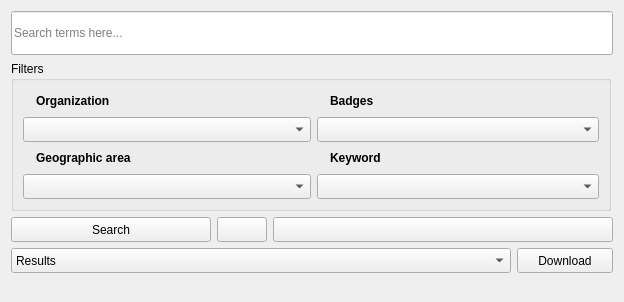
<?xml version="1.0" encoding="UTF-8"?>
<ui version="4.0">
 <class>mainForm</class>
 <widget class="QWidget" name="mainForm">
  <property name="windowModality">
   <enum>Qt::NonModal</enum>
  </property>
  <property name="geometry">
   <rect>
    <x>0</x>
    <y>0</y>
    <width>624</width>
    <height>302</height>
   </rect>
  </property>
  <property name="minimumSize">
   <size>
    <width>624</width>
    <height>302</height>
   </size>
  </property>
  <property name="windowTitle">
   <string>DataGouvFr - Browser</string>
  </property>
  <property name="windowIcon">
   <iconset resource="../../resources.qrc">
    <normaloff>:/plugins/datagouvbrowserfr/resources/bolt.svg</normaloff>:/plugins/datagouvbrowserfr/resources/bolt.svg</iconset>
  </property>
  <layout class="QGridLayout" name="gridLayout">
   <item row="2" column="0">
    <widget class="QGroupBox" name="grp_filters">
     <property name="minimumSize">
      <size>
       <width>550</width>
       <height>150</height>
      </size>
     </property>
     <property name="maximumSize">
      <size>
       <width>600</width>
       <height>200</height>
      </size>
     </property>
     <property name="autoFillBackground">
      <bool>false</bool>
     </property>
     <property name="locale">
      <locale language="English" country="UnitedStates"/>
     </property>
     <property name="title">
      <string>Filters</string>
     </property>
     <property name="alignment">
      <set>Qt::AlignLeading|Qt::AlignLeft|Qt::AlignTop</set>
     </property>
     <layout class="QGridLayout" name="gridLayout_5">
      <item row="0" column="1">
       <layout class="QHBoxLayout" name="lyt_advc_search">
        <item>
         <layout class="QVBoxLayout" name="lyt_vert_filters_left">
          <item>
           <layout class="QVBoxLayout" name="lyt_vert_share">
            <item>
             <layout class="QHBoxLayout" name="horizontalLayout_4">
              <item>
               <widget class="QLabel" name="ico_share">
                <property name="maximumSize">
                 <size>
                  <width>18</width>
                  <height>18</height>
                 </size>
                </property>
                <property name="text">
                 <string/>
                </property>
                <property name="pixmap">
                 <pixmap resource="../../resources.qrc">:/plugins/datagouvbrowserfr/resources/building-o.svg</pixmap>
                </property>
                <property name="scaledContents">
                 <bool>true</bool>
                </property>
               </widget>
              </item>
              <item>
               <widget class="QLabel" name="lbl_share">
                <property name="minimumSize">
                 <size>
                  <width>110</width>
                  <height>20</height>
                 </size>
                </property>
                <property name="font">
                 <font>
                  <weight>75</weight>
                  <bold>true</bold>
                 </font>
                </property>
                <property name="locale">
                 <locale language="English" country="UnitedStates"/>
                </property>
                <property name="text">
                 <string>Organization</string>
                </property>
               </widget>
              </item>
              <item>
               <spacer name="horizontalSpacer_12">
                <property name="orientation">
                 <enum>Qt::Horizontal</enum>
                </property>
                <property name="sizeHint" stdset="0">
                 <size>
                  <width>75</width>
                  <height>20</height>
                 </size>
                </property>
               </spacer>
              </item>
             </layout>
            </item>
            <item>
             <widget class="QComboBox" name="cbb_share">
              <property name="minimumSize">
               <size>
                <width>250</width>
                <height>25</height>
               </size>
              </property>
              <property name="maximumSize">
               <size>
                <width>350</width>
                <height>35</height>
               </size>
              </property>
              <property name="cursor">
               <cursorShape>PointingHandCursor</cursorShape>
              </property>
              <property name="autoFillBackground">
               <bool>true</bool>
              </property>
              <property name="insertPolicy">
               <enum>QComboBox::InsertAlphabetically</enum>
              </property>
              <property name="sizeAdjustPolicy">
               <enum>QComboBox::AdjustToMinimumContentsLengthWithIcon</enum>
              </property>
              <property name="minimumContentsLength">
               <number>50</number>
              </property>
             </widget>
            </item>
           </layout>
          </item>
          <item>
           <layout class="QVBoxLayout" name="lyt_vert_filter_owner">
            <item>
             <layout class="QHBoxLayout" name="horizontalLayout_6">
              <item>
               <widget class="QLabel" name="ico_geozone">
                <property name="maximumSize">
                 <size>
                  <width>18</width>
                  <height>18</height>
                 </size>
                </property>
                <property name="font">
                 <font>
                  <weight>75</weight>
                  <italic>false</italic>
                  <bold>true</bold>
                 </font>
                </property>
                <property name="text">
                 <string/>
                </property>
                <property name="pixmap">
                 <pixmap resource="../../resources.qrc">:/plugins/datagouvbrowserfr/resources/globe.svg</pixmap>
                </property>
                <property name="scaledContents">
                 <bool>true</bool>
                </property>
               </widget>
              </item>
              <item>
               <widget class="QLabel" name="lbl_geozone">
                <property name="minimumSize">
                 <size>
                  <width>200</width>
                  <height>20</height>
                 </size>
                </property>
                <property name="font">
                 <font>
                  <weight>75</weight>
                  <italic>false</italic>
                  <bold>true</bold>
                 </font>
                </property>
                <property name="locale">
                 <locale language="English" country="UnitedStates"/>
                </property>
                <property name="text">
                 <string>Geographic area</string>
                </property>
                <property name="scaledContents">
                 <bool>false</bool>
                </property>
                <property name="wordWrap">
                 <bool>false</bool>
                </property>
               </widget>
              </item>
              <item>
               <spacer name="horizontalSpacer_4">
                <property name="orientation">
                 <enum>Qt::Horizontal</enum>
                </property>
                <property name="sizeType">
                 <enum>QSizePolicy::MinimumExpanding</enum>
                </property>
                <property name="sizeHint" stdset="0">
                 <size>
                  <width>75</width>
                  <height>20</height>
                 </size>
                </property>
               </spacer>
              </item>
             </layout>
            </item>
            <item>
             <widget class="QComboBox" name="cbb_geozone">
              <property name="sizePolicy">
               <sizepolicy hsizetype="Preferred" vsizetype="Fixed">
                <horstretch>0</horstretch>
                <verstretch>0</verstretch>
               </sizepolicy>
              </property>
              <property name="minimumSize">
               <size>
                <width>250</width>
                <height>25</height>
               </size>
              </property>
              <property name="maximumSize">
               <size>
                <width>350</width>
                <height>35</height>
               </size>
              </property>
              <property name="cursor">
               <cursorShape>PointingHandCursor</cursorShape>
              </property>
              <property name="autoFillBackground">
               <bool>true</bool>
              </property>
              <property name="insertPolicy">
               <enum>QComboBox::InsertAlphabetically</enum>
              </property>
              <property name="sizeAdjustPolicy">
               <enum>QComboBox::AdjustToMinimumContentsLengthWithIcon</enum>
              </property>
              <property name="minimumContentsLength">
               <number>50</number>
              </property>
             </widget>
            </item>
           </layout>
          </item>
         </layout>
        </item>
        <item>
         <layout class="QVBoxLayout" name="lyt_vert_filters_right">
          <item>
           <layout class="QVBoxLayout" name="lyt_vert_filter_type">
            <item>
             <layout class="QHBoxLayout" name="horizontalLayout_7">
              <item>
               <widget class="QLabel" name="ico_badge">
                <property name="maximumSize">
                 <size>
                  <width>18</width>
                  <height>18</height>
                 </size>
                </property>
                <property name="text">
                 <string/>
                </property>
                <property name="pixmap">
                 <pixmap resource="../../resources.qrc">:/plugins/datagouvbrowserfr/resources/bookmark_blue.svg</pixmap>
                </property>
                <property name="scaledContents">
                 <bool>true</bool>
                </property>
               </widget>
              </item>
              <item>
               <widget class="QLabel" name="lbl_badge">
                <property name="minimumSize">
                 <size>
                  <width>110</width>
                  <height>20</height>
                 </size>
                </property>
                <property name="font">
                 <font>
                  <weight>75</weight>
                  <bold>true</bold>
                 </font>
                </property>
                <property name="locale">
                 <locale language="English" country="UnitedStates"/>
                </property>
                <property name="text">
                 <string>Badges</string>
                </property>
               </widget>
              </item>
              <item>
               <spacer name="horizontalSpacer_13">
                <property name="orientation">
                 <enum>Qt::Horizontal</enum>
                </property>
                <property name="sizeHint" stdset="0">
                 <size>
                  <width>75</width>
                  <height>20</height>
                 </size>
                </property>
               </spacer>
              </item>
             </layout>
            </item>
            <item>
             <widget class="QComboBox" name="cbb_badge">
              <property name="minimumSize">
               <size>
                <width>250</width>
                <height>25</height>
               </size>
              </property>
              <property name="maximumSize">
               <size>
                <width>350</width>
                <height>35</height>
               </size>
              </property>
              <property name="cursor">
               <cursorShape>PointingHandCursor</cursorShape>
              </property>
              <property name="autoFillBackground">
               <bool>true</bool>
              </property>
              <property name="insertPolicy">
               <enum>QComboBox::InsertAlphabetically</enum>
              </property>
              <property name="sizeAdjustPolicy">
               <enum>QComboBox::AdjustToMinimumContentsLengthWithIcon</enum>
              </property>
              <property name="minimumContentsLength">
               <number>50</number>
              </property>
             </widget>
            </item>
           </layout>
          </item>
          <item>
           <layout class="QVBoxLayout" name="lyt_vert_filter_keyword">
            <item>
             <layout class="QHBoxLayout" name="horizontalLayout_8">
              <item>
               <widget class="QLabel" name="ico_keyword">
                <property name="maximumSize">
                 <size>
                  <width>18</width>
                  <height>18</height>
                 </size>
                </property>
                <property name="font">
                 <font>
                  <weight>75</weight>
                  <italic>false</italic>
                  <bold>true</bold>
                 </font>
                </property>
                <property name="text">
                 <string/>
                </property>
                <property name="pixmap">
                 <pixmap resource="../../resources.qrc">:/plugins/datagouvbrowserfr/resources/tag.svg</pixmap>
                </property>
                <property name="scaledContents">
                 <bool>true</bool>
                </property>
               </widget>
              </item>
              <item>
               <widget class="QLabel" name="lbl_keyword">
                <property name="minimumSize">
                 <size>
                  <width>110</width>
                  <height>20</height>
                 </size>
                </property>
                <property name="font">
                 <font>
                  <weight>75</weight>
                  <italic>false</italic>
                  <bold>true</bold>
                 </font>
                </property>
                <property name="locale">
                 <locale language="English" country="UnitedStates"/>
                </property>
                <property name="text">
                 <string>Keyword</string>
                </property>
               </widget>
              </item>
              <item>
               <spacer name="horizontalSpacer_5">
                <property name="orientation">
                 <enum>Qt::Horizontal</enum>
                </property>
                <property name="sizeHint" stdset="0">
                 <size>
                  <width>75</width>
                  <height>20</height>
                 </size>
                </property>
               </spacer>
              </item>
             </layout>
            </item>
            <item>
             <widget class="QComboBox" name="cbb_keyword">
              <property name="sizePolicy">
               <sizepolicy hsizetype="Preferred" vsizetype="Fixed">
                <horstretch>0</horstretch>
                <verstretch>0</verstretch>
               </sizepolicy>
              </property>
              <property name="minimumSize">
               <size>
                <width>250</width>
                <height>25</height>
               </size>
              </property>
              <property name="maximumSize">
               <size>
                <width>350</width>
                <height>35</height>
               </size>
              </property>
              <property name="cursor">
               <cursorShape>PointingHandCursor</cursorShape>
              </property>
              <property name="autoFillBackground">
               <bool>true</bool>
              </property>
              <property name="insertPolicy">
               <enum>QComboBox::InsertAlphabetically</enum>
              </property>
              <property name="sizeAdjustPolicy">
               <enum>QComboBox::AdjustToMinimumContentsLengthWithIcon</enum>
              </property>
              <property name="minimumContentsLength">
               <number>50</number>
              </property>
             </widget>
            </item>
           </layout>
          </item>
         </layout>
        </item>
       </layout>
      </item>
     </layout>
    </widget>
   </item>
   <item row="3" column="0">
    <layout class="QGridLayout" name="gridLayout_2">
     <item row="0" column="1">
      <widget class="QPushButton" name="btn_reset">
       <property name="minimumSize">
        <size>
         <width>0</width>
         <height>25</height>
        </size>
       </property>
       <property name="maximumSize">
        <size>
         <width>50</width>
         <height>25</height>
        </size>
       </property>
       <property name="focusPolicy">
        <enum>Qt::NoFocus</enum>
       </property>
       <property name="text">
        <string/>
       </property>
       <property name="icon">
        <iconset resource="../../resources.qrc">
         <normaloff>:/plugins/datagouvbrowserfr/resources/undo.svg</normaloff>:/plugins/datagouvbrowserfr/resources/undo.svg</iconset>
       </property>
      </widget>
     </item>
     <item row="0" column="2">
      <widget class="QPushButton" name="btn_reinit">
       <property name="minimumSize">
        <size>
         <width>50</width>
         <height>25</height>
        </size>
       </property>
       <property name="maximumSize">
        <size>
         <width>800</width>
         <height>40</height>
        </size>
       </property>
       <property name="sizeIncrement">
        <size>
         <width>400</width>
         <height>0</height>
        </size>
       </property>
       <property name="cursor">
        <cursorShape>PointingHandCursor</cursorShape>
       </property>
       <property name="focusPolicy">
        <enum>Qt::ClickFocus</enum>
       </property>
       <property name="toolTip">
        <string>Reset search form</string>
       </property>
       <property name="autoFillBackground">
        <bool>false</bool>
       </property>
       <property name="text">
        <string/>
       </property>
       <property name="icon">
        <iconset>
         <normaloff>:/IsogeoToOffice/resources/export/undo.svg</normaloff>:/IsogeoToOffice/resources/export/undo.svg</iconset>
       </property>
       <property name="iconSize">
        <size>
         <width>18</width>
         <height>18</height>
        </size>
       </property>
       <property name="autoDefault">
        <bool>false</bool>
       </property>
       <property name="default">
        <bool>false</bool>
       </property>
       <property name="flat">
        <bool>false</bool>
       </property>
      </widget>
     </item>
     <item row="0" column="0">
      <widget class="QPushButton" name="btn_search">
       <property name="minimumSize">
        <size>
         <width>0</width>
         <height>25</height>
        </size>
       </property>
       <property name="maximumSize">
        <size>
         <width>200</width>
         <height>40</height>
        </size>
       </property>
       <property name="locale">
        <locale language="English" country="UnitedStates"/>
       </property>
       <property name="text">
        <string>Search</string>
       </property>
       <property name="icon">
        <iconset resource="../../resources.qrc">
         <normaloff>:/plugins/datagouvbrowserfr/resources/search.svg</normaloff>:/plugins/datagouvbrowserfr/resources/search.svg</iconset>
       </property>
      </widget>
     </item>
    </layout>
   </item>
   <item row="0" column="0">
    <layout class="QHBoxLayout" name="horizontalLayout">
     <item>
      <widget class="QLineEdit" name="lineEdit">
       <property name="minimumSize">
        <size>
         <width>548</width>
         <height>30</height>
        </size>
       </property>
       <property name="maximumSize">
        <size>
         <width>16777215</width>
         <height>70</height>
        </size>
       </property>
       <property name="placeholderText">
        <string>Search terms here...</string>
       </property>
      </widget>
     </item>
    </layout>
   </item>
   <item row="4" column="0">
    <layout class="QFormLayout" name="formLayout">
     <item row="0" column="0">
      <widget class="QComboBox" name="comboBox">
       <property name="sizePolicy">
        <sizepolicy hsizetype="Expanding" vsizetype="Fixed">
         <horstretch>0</horstretch>
         <verstretch>0</verstretch>
        </sizepolicy>
       </property>
       <property name="minimumSize">
        <size>
         <width>500</width>
         <height>25</height>
        </size>
       </property>
       <property name="maximumSize">
        <size>
         <width>700</width>
         <height>25</height>
        </size>
       </property>
       <property name="sizeAdjustPolicy">
        <enum>QComboBox::AdjustToMinimumContentsLength</enum>
       </property>
       <property name="minimumContentsLength">
        <number>50</number>
       </property>
       <item>
        <property name="text">
         <string>Results</string>
        </property>
       </item>
      </widget>
     </item>
     <item row="0" column="1">
      <widget class="QPushButton" name="btn_download">
       <property name="maximumSize">
        <size>
         <width>100</width>
         <height>35</height>
        </size>
       </property>
       <property name="text">
        <string>Download</string>
       </property>
       <property name="icon">
        <iconset resource="../../resources.qrc">
         <normaloff>:/plugins/datagouvbrowserfr/resources/download.svg</normaloff>:/plugins/datagouvbrowserfr/resources/download.svg</iconset>
       </property>
      </widget>
     </item>
    </layout>
   </item>
  </layout>
 </widget>
 <resources>
  <include location="../../resources.qrc"/>
 </resources>
 <connections/>
</ui>
